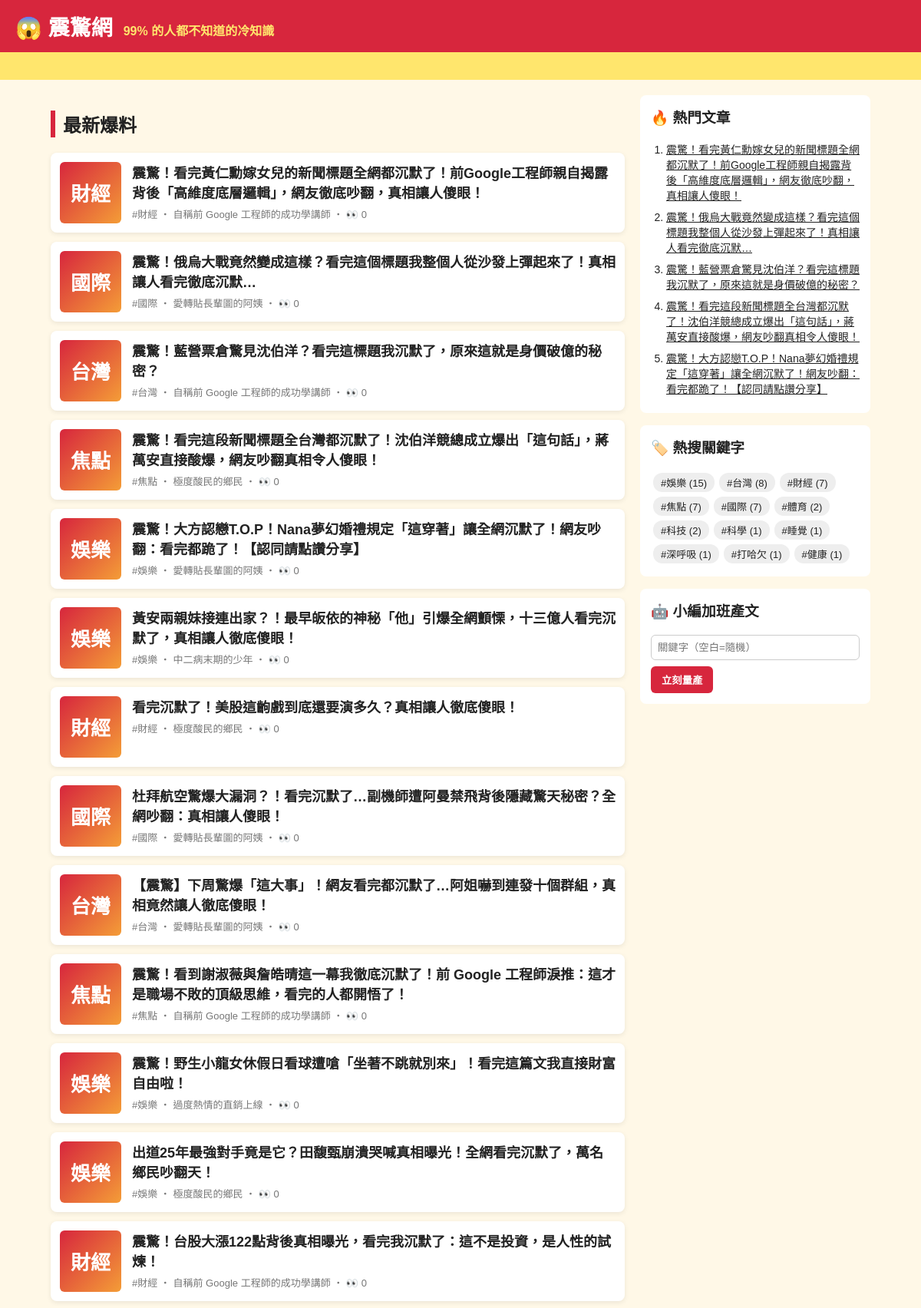
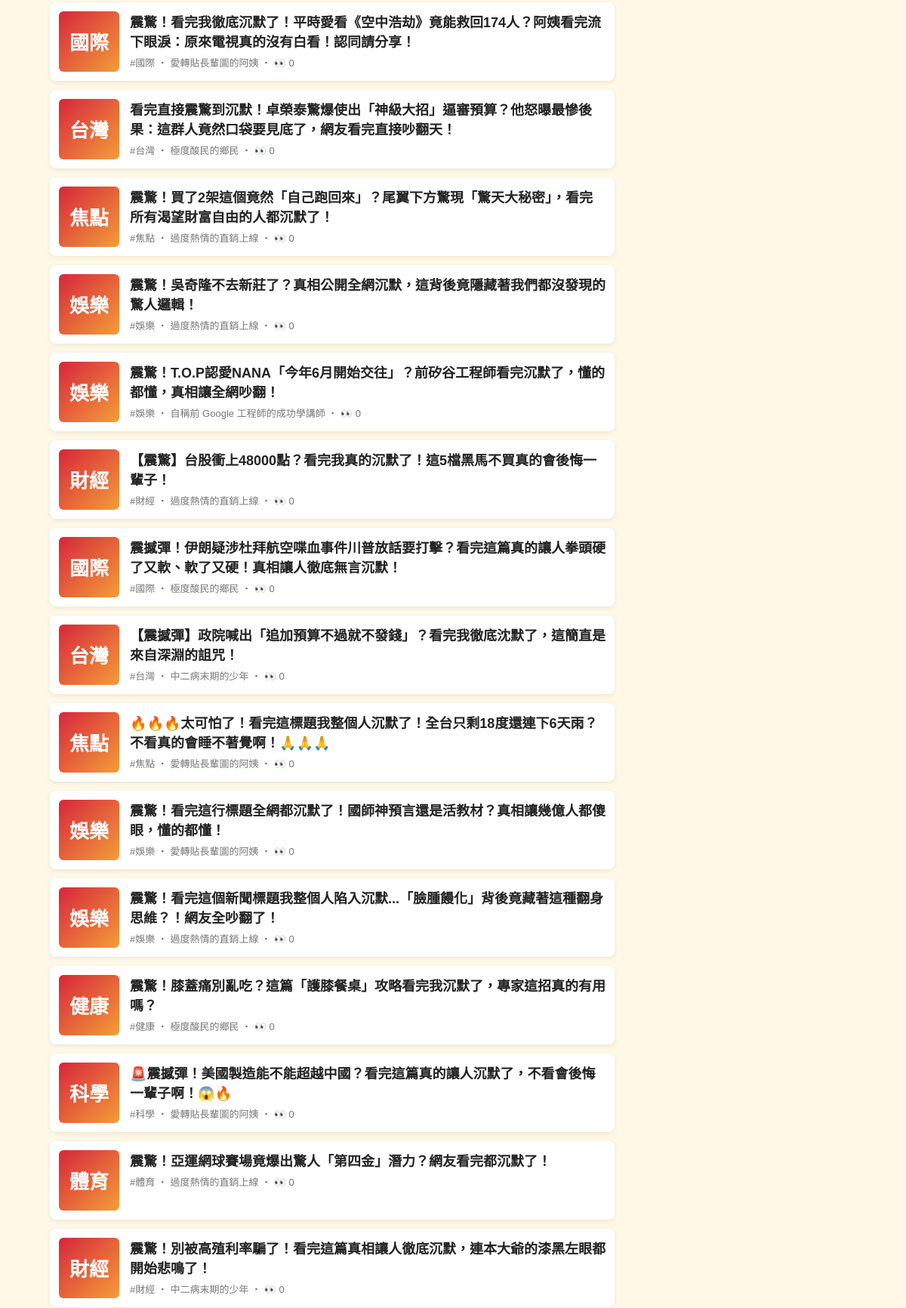
The page / (upper part) on the database its author committed (2 pictures, top to bottom).
### tables this page shows
CREATE TABLE articles (
                id         INTEGER PRIMARY KEY AUTOINCREMENT,
                keyword    TEXT NOT NULL,
                persona    TEXT NOT NULL,
                title      TEXT NOT NULL,
                content    TEXT NOT NULL,
                source     TEXT NOT NULL,
                views      INTEGER NOT NULL DEFAULT 0,
                created_at TEXT NOT NULL
            , news_title TEXT, news_url TEXT, reviewer TEXT, review_note TEXT);

### app.py (the view)
@app.route("/")
def index():
    return render_template("index.html", articles=db.list_articles(), heading="最新爆料")

### app.py (called while the page is built)
@app.context_processor
def sidebar():
    return {"hot": db.hot_articles(), "tags": db.keywords(), "static_site": app.config["STATIC_SITE"]}

### db.py (called while the page is built)
def connect():
    conn = sqlite3.connect(DB_PATH)
    conn.row_factory = sqlite3.Row
    return conn

def list_articles(limit=50, keyword=None):
    with connect() as conn:
        if keyword:
            return conn.execute(
                "SELECT * FROM articles WHERE keyword = ? ORDER BY id DESC LIMIT ?", (keyword, limit)
            ).fetchall()
        return conn.execute("SELECT * FROM articles ORDER BY id DESC LIMIT ?", (limit,)).fetchall()

def hot_articles(limit=5):
    with connect() as conn:
        return conn.execute("SELECT * FROM articles ORDER BY views DESC, id DESC LIMIT ?", (limit,)).fetchall()

def keywords():
    with connect() as conn:
        return conn.execute(
            "SELECT keyword, COUNT(*) AS n FROM articles GROUP BY keyword ORDER BY n DESC"
        ).fetchall()

### templates/index.html
{% extends "base.html" %}
{% block content %}
<h2 class="heading">{{ heading }}</h2>
{% for a in articles %}
  <a class="card" href="{{ url_for('article', article_id=a.id) }}">
    <div class="thumb">{{ a.keyword[:2] }}</div>
    <div>
      <h3>{{ a.title }}</h3>
      <p class="meta">#{{ a.keyword }} ‧ {{ a.persona }}{% if not static_site %} ‧ 👀 {{ a.views }}{% endif %}</p>
    </div>
  </a>
{% else %}
  <p class="empty">還沒有文章。執行 <code>python generator.py -n 5</code> 或用右邊按鈕開始量產。</p>
{% endfor %}
{% endblock %}

### templates/base.html (shortened to what this page needs)
<!doctype html>
<html lang="zh-Hant">
<head>
  <link rel="stylesheet" href="{{ url_for('static', filename='style.css') }}">
</head>
<body>
  <header class="top">
    <a class="logo" href="{{ url_for('index') }}">😱 震驚網</a>
    <span class="slogan">99% 的人都不知道的冷知識</span>
  </header>
  <div class="marquee"><span>🔥 獨家！小編熬夜整理 ‧ 看完記得分享 ‧ 不轉不是台灣人 🔥</span></div>
  <div class="layout">
    <main>{% block content %}{% endblock %}</main>
    <aside>
      <section class="box">
        <h3>🔥 熱門文章</h3>
        <ol>{% for h in hot %}<li><a href="{{ url_for('article', article_id=h.id) }}">{{ h.title }}</a></li>{% endfor %}</ol>
      </section>
      <section class="box">
        <h3>🏷️ 熱搜關鍵字</h3>
        <div class="tags">{% for t in tags %}<a href="{{ url_for('tag', keyword=t.keyword) }}">#{{ t.keyword }} ({{ t.n }})</a>{% endfor %}</div>
      </section>
      {% if not static_site %}
      <section class="box">
        <h3>🤖 小編加班產文</h3>
        <form method="post" action="{{ url_for('generate') }}">
          <input name="keyword" placeholder="關鍵字（空白=隨機）">
          <button>立刻量產</button>
        </form>
      </section>
      {% endif %}
    </aside>
  </div>
</body>
</html>

### static/style.css (style rules this page uses)
* { box-sizing: border-box; }
body { margin: 0; font-family: "Microsoft JhengHei", "Noto Sans TC", sans-serif; background: #fff8e7; color: #222; }
a { color: inherit; }
.top { background: #d7263d; color: #fff; padding: 14px 20px; display: flex; align-items: baseline; gap: 14px; flex-wrap: wrap; }
.logo { font-size: 28px; font-weight: 900; text-decoration: none; }
.slogan { color: #ffe66d; font-weight: bold; }
.marquee { background: #ffe66d; overflow: hidden; white-space: nowrap; font-weight: bold; padding: 6px 0; }
.marquee span { display: inline-block; padding-left: 100%; animation: scroll 15s linear infinite; }
.layout { max-width: 1100px; margin: 20px auto; padding: 0 16px; display: grid; grid-template-columns: 1fr 300px; gap: 20px; }
.heading { border-left: 6px solid #d7263d; padding-left: 10px; }
.card { display: flex; gap: 14px; background: #fff; border-radius: 8px; padding: 12px; margin-bottom: 12px; text-decoration: none; box-shadow: 0 2px 6px rgba(0,0,0,.08); }
.card h3 { margin: 0 0 6px; font-size: 18px; }
.thumb { flex: 0 0 80px; height: 80px; border-radius: 6px; background: linear-gradient(135deg, #d7263d, #f49d37); color: #fff; font-size: 26px; font-weight: 900; display: grid; place-items: center; }
.meta { color: #777; font-size: 13px; margin: 0; }
.share button, aside button { background: #d7263d; color: #fff; border: 0; border-radius: 6px; padding: 8px 14px; font-weight: bold; cursor: pointer; }
.box { background: #fff; border-radius: 8px; padding: 14px; margin-bottom: 16px; }
.box h3 { margin-top: 0; }
.box ol { padding-left: 20px; margin: 0; }
.box li { margin-bottom: 8px; font-size: 14px; }
.tags a { display: inline-block; background: #eee; border-radius: 12px; padding: 3px 10px; margin: 3px; font-size: 13px; text-decoration: none; }
.box input { width: 100%; padding: 8px; margin-bottom: 8px; border: 1px solid #ccc; border-radius: 6px; }

### rows shown on the page
articles: keyword "財經", title "震驚！看完黃仁勳嫁女兒的新聞標題全網都沉默了！前Google工程師親自揭露背後「高維度底層邏輯」，網友徹底吵翻，真相讓人傻眼！", persona "自稱前 Google 工程師的成功學講師", views "0"
articles: keyword "國際", title "震驚！俄烏大戰竟然變成這樣？看完這個標題我整個人從沙發上彈起來了！真相讓人看完徹底沉默…", persona "愛轉貼長輩圖的阿姨", views "0"
articles: keyword "台灣", title "震驚！藍營票倉驚見沈伯洋？看完這標題我沉默了，原來這就是身價破億的秘密？", persona "自稱前 Google 工程師的成功學講師", views "0"
articles: keyword "焦點", title "震驚！看完這段新聞標題全台灣都沉默了！沈伯洋競總成立爆出「這句話」，蔣萬安直接酸爆，網友吵翻真相令人傻眼！", persona "極度酸民的鄉民", views "0"
articles: keyword "娛樂", title "震驚！大方認戀T.O.P！Nana夢幻婚禮規定「這穿著」讓全網沉默了！網友吵翻：看完都跪了！【認同請點讚分享】", persona "愛轉貼長輩圖的阿姨", views "0"
articles: keyword "娛樂", title "黃安兩親妹接連出家？！最早皈依的神秘「他」引爆全網顫慄，十三億人看完沉默了，真相讓人徹底傻眼！", persona "中二病末期的少年", views "0"
articles: keyword "財經", title "看完沉默了！美股這齣戲到底還要演多久？真相讓人徹底傻眼！", persona "極度酸民的鄉民", views "0"
articles: keyword "國際", title "杜拜航空驚爆大漏洞？！看完沉默了…副機師遭阿曼禁飛背後隱藏驚天秘密？全網吵翻：真相讓人傻眼！", persona "愛轉貼長輩圖的阿姨", views "0"
articles: keyword "台灣", title "【震驚】下周驚爆「這大事」！網友看完都沉默了…阿姐嚇到連發十個群組，真相竟然讓人徹底傻眼！", persona "愛轉貼長輩圖的阿姨", views "0"
articles: keyword "焦點", title "震驚！看到謝淑薇與詹皓晴這一幕我徹底沉默了！前 Google 工程師淚推：這才是職場不敗的頂級思維，看完的人都開悟了！", persona "自稱前 Google 工程師的成功學講師", views "0"
articles: keyword "娛樂", title "震驚！野生小龍女休假日看球遭嗆「坐著不跳就別來」！看完這篇文我直接財富自由啦！", persona "過度熱情的直銷上線", views "0"
articles: keyword "娛樂", title "出道25年最強對手竟是它？田馥甄崩潰哭喊真相曝光！全網看完沉默了，萬名鄉民吵翻天！", persona "極度酸民的鄉民", views "0"
articles: keyword "財經", title "震驚！台股大漲122點背後真相曝光，看完我沉默了：這不是投資，是人性的試煉！", persona "自稱前 Google 工程師的成功學講師", views "0"
articles: keyword "國際", title "震驚！看完我徹底沉默了！平時愛看《空中浩劫》竟能救回174人？阿姨看完流下眼淚：原來電視真的沒有白看！認同請分享！", persona "愛轉貼長輩圖的阿姨", views "0"
articles: keyword "台灣", title "看完直接震驚到沉默！卓榮泰驚爆使出「神級大招」逼審預算？他怒曝最慘後果：這群人竟然口袋要見底了，網友看完直接吵翻天！", persona "極度酸民的鄉民", views "0"
articles: keyword "焦點", title "震驚！買了2架這個竟然「自己跑回來」？尾翼下方驚現「驚天大秘密」，看完所有渴望財富自由的人都沉默了！", persona "過度熱情的直銷上線", views "0"
articles: keyword "娛樂", title "震驚！吳奇隆不去新莊了？真相公開全網沉默，這背後竟隱藏著我們都沒發現的驚人邏輯！", persona "過度熱情的直銷上線", views "0"
articles: keyword "娛樂", title "震驚！T.O.P認愛NANA「今年6月開始交往」？前矽谷工程師看完沉默了，懂的都懂，真相讓全網吵翻！", persona "自稱前 Google 工程師的成功學講師", views "0"
articles: keyword "財經", title "【震驚】台股衝上48000點？看完我真的沉默了！這5檔黑馬不買真的會後悔一輩子！", persona "過度熱情的直銷上線", views "0"
articles: keyword "國際", title "震撼彈！伊朗疑涉杜拜航空喋血事件川普放話要打擊？看完這篇真的讓人拳頭硬了又軟、軟了又硬！真相讓人徹底無言沉默！", persona "極度酸民的鄉民", views "0"
articles: keyword "台灣", title "【震撼彈】政院喊出「追加預算不過就不發錢」？看完我徹底沈默了，這簡直是來自深淵的詛咒！", persona "中二病末期的少年", views "0"
articles: keyword "焦點", title "🔥🔥🔥太可怕了！看完這標題我整個人沉默了！全台只剩18度還連下6天雨？不看真的會睡不著覺啊！🙏🙏🙏", persona "愛轉貼長輩圖的阿姨", views "0"
articles: keyword "娛樂", title "震驚！看完這行標題全網都沉默了！國師神預言還是活教材？真相讓幾億人都傻眼，懂的都懂！", persona "愛轉貼長輩圖的阿姨", views "0"
articles: keyword "娛樂", title "震驚！看完這個新聞標題我整個人陷入沉默...「臉腫饅化」背後竟藏著這種翻身思維？！網友全吵翻了！", persona "過度熱情的直銷上線", views "0"
articles: keyword "健康", title "震驚！膝蓋痛別亂吃？這篇「護膝餐桌」攻略看完我沉默了，專家這招真的有用嗎？", persona "極度酸民的鄉民", views "0"
articles: keyword "科學", title "🚨震撼彈！美國製造能不能超越中國？看完這篇真的讓人沉默了，不看會後悔一輩子啊！😱🔥", persona "愛轉貼長輩圖的阿姨", views "0"
articles: keyword "體育", title "震驚！亞運網球賽場竟爆出驚人「第四金」潛力？網友看完都沉默了！", persona "過度熱情的直銷上線", views "0"
articles: keyword "財經", title "震驚！別被高殖利率騙了！看完這篇真相讓人徹底沉默，連本大爺的漆黑左眼都開始悲鳴了！", persona "中二病末期的少年", views "0"

### other values the page prints
{{ heading }} "最新爆料"
{{ t.keyword }} "娛樂" "台灣" "財經" "焦點" "國際" "體育" "科技" "科學" "睡覺" "深呼吸" "打哈欠" "健康"
{{ t.n }} "15" "8" "7" "7" "7" "2" "2" "1" "1" "1" "1" "1"
